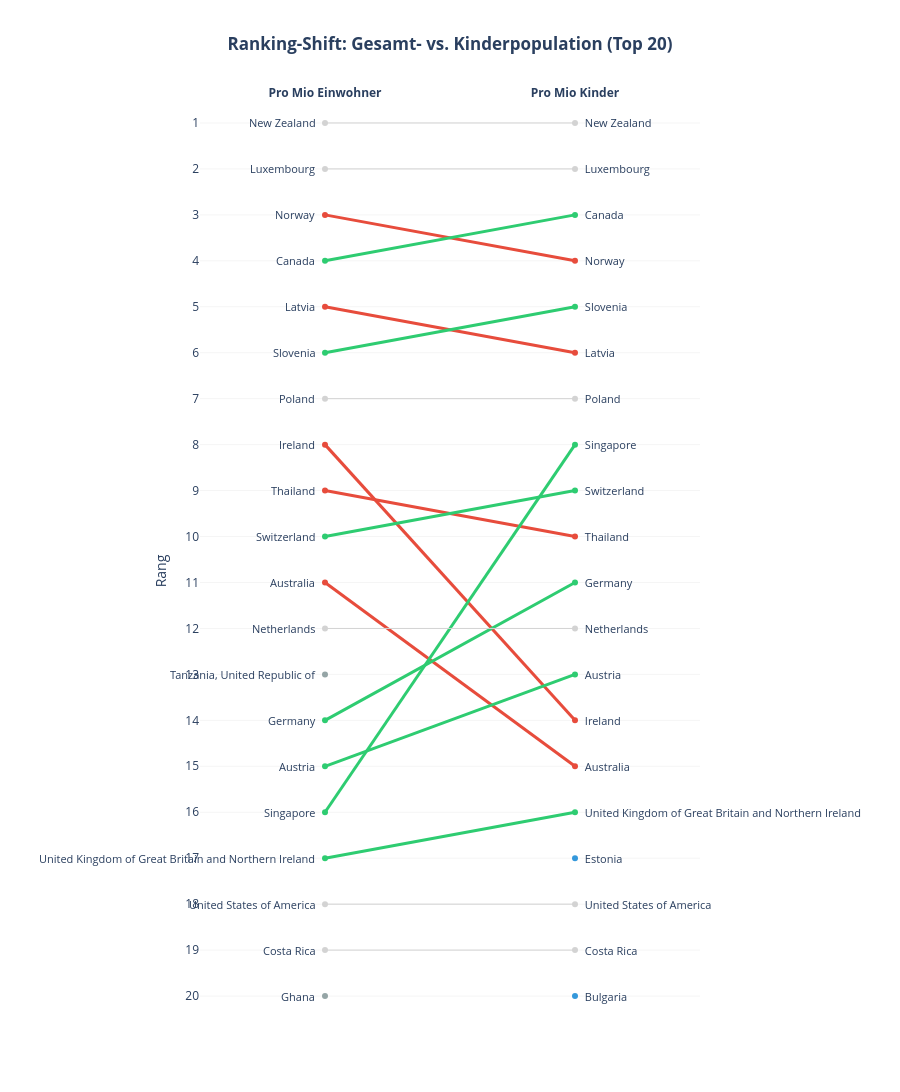

This figure's notebook cell:
### Code cell
import plotly.graph_objects as go

# 1. Sicherstellen, dass die Dataframes sauber sortiert sind und der Index 0 bis 19 ist
top_n = 20
df_pop = top_10_df.sort_values('Count_Per_Mil', ascending=False).head(top_n).reset_index(drop=True)
df_child = top_10_ch_df.sort_values('Count_Per_Mil_Children', ascending=False).head(top_n).reset_index(drop=True)

# Alle Länder sammeln, die in einer der beiden Listen vorkommen
all_countries = set(df_pop['Country_Clean']).union(set(df_child['Country_Clean']))

fig = go.Figure()

for country in all_countries:
    # Position in der Pop-Liste finden
    pos1_search = df_pop.index[df_pop['Country_Clean'] == country].tolist()
    # Position in der Kinder-Liste finden
    pos2_search = df_child.index[df_child['Country_Clean'] == country].tolist()
    
    # Rang ist Index + 1
    y1 = pos1_search[0] + 1 if pos1_search else None
    y2 = pos2_search[0] + 1 if pos2_search else None

    # Farbe und Stil bestimmen
    color = "lightgray"
    width = 1
    if y1 and y2:
        if y2 < y1: color = "#2ecc71"; width = 3   # Grün: Aufgestiegen (kleinerer Rang-Wert)
        elif y2 > y1: color = "#e74c3c"; width = 3 # Rot: Abgestiegen
    elif not y1: color = "#3498db"; width = 2     # Blau: Neu in Kinder-Top-20
    else: color = "#95a5a6"; width = 1            # Grau: Rausgefallen aus Kinder-Top-20

    # Die Linie zeichnen
    fig.add_trace(go.Scatter(
        x=[0, 1], y=[y1, y2],
        mode='lines+markers',
        line=dict(color=color, width=width),
        hoverinfo='text',
        text=f"<b>{country}</b><br>Rang Pop: {y1 if y1 else 'N/A'}<br>Rang Kinder: {y2 if y2 else 'N/A'}",
        showlegend=False,
        connectgaps=False # Wichtig: keine Linien ins Leere ziehen
    ))

    # Namen links (Ranking nach Gesamtbevölkerung)
    if y1:
        fig.add_annotation(x=-0.02, y=y1, text=f"{country} ", showarrow=False, xanchor="right", font=dict(size=11))
    # Namen rechts (Ranking nach Kindern)
    if y2:
        fig.add_annotation(x=1.02, y=y2, text=f" {country}", showarrow=False, xanchor="left", font=dict(size=11))

# 2. Layout-Einstellungen für maximale vertikale Streckung
fig.update_layout(
    title=dict(text=f"<b>Ranking-Shift: Gesamt- vs. Kinderpopulation (Top {top_n})</b>", x=0.5),
    height=1200, # <--- Extra hoch, damit sich nichts überlagert
    width=900,
    xaxis=dict(
        tickvals=[0, 1],
        ticktext=['<b>Pro Mio Einwohner</b>', '<b>Pro Mio Kinder</b>'],
        range=[-0.5, 1.5],
        showgrid=False,
        zeroline=False,
        side='top' # Achsenbeschriftung oben ist bei Slope-Graphs oft schöner
    ),
    yaxis=dict(
        range=[top_n + 1, 0.5], # Rang 1 ganz oben, Rang 20 unten
        tickvals=list(range(1, top_n + 1)),
        showgrid=True,
        gridcolor='whitesmoke',
        zeroline=False,
        title="Rang"
    ),
    plot_bgcolor='white',
    margin=dict(l=200, r=200, t=100, b=50)
)

fig.show()

### Figure 1 — Plotly figure (JSON) as saved in the notebook; plotly's stock layout.template omitted (floating-point values rounded to 4 significant figures)
{"data": [{"connectgaps": false, "hoverinfo": "text", "line": {"color": "lightgray", "width": 1}, "mode": "lines+markers", "showlegend": false, "text": "<b>Luxembourg</b><br>Rang Pop: 2<br>Rang Kinder: 2", "type": "scatter", "x": [0, 1], "y": [2, 2]}, {"connectgaps": false, "hoverinfo": "text", "line": {"color": "#e74c3c", "width": 3}, "mode": "lines+markers", "showlegend": false, "text": "<b>Ireland</b><br>Rang Pop: 8<br>Rang Kinder: 14", "type": "scatter", "x": [0, 1], "y": [8, 14]}, {"connectgaps": false, "hoverinfo": "text", "line": {"color": "#2ecc71", "width": 3}, "mode": "lines+markers", "showlegend": false, "text": "<b>United Kingdom of Great Britain and Northern Ireland</b><br>Rang Pop: 17<br>Rang Kinder: 16", "type": "scatter", "x": [0, 1], "y": [17, 16]}, {"connectgaps": false, "hoverinfo": "text", "line": {"color": "#e74c3c", "width": 3}, "mode": "lines+markers", "showlegend": false, "text": "<b>Australia</b><br>Rang Pop: 11<br>Rang Kinder: 15", "type": "scatter", "x": [0, 1], "y": [11, 15]}, {"connectgaps": false, "hoverinfo": "text", "line": {"color": "#3498db", "width": 2}, "mode": "lines+markers", "showlegend": false, "text": "<b>Estonia</b><br>Rang Pop: N/A<br>Rang Kinder: 17", "type": "scatter", "x": [0, 1], "y": [null, 17]}, {"connectgaps": false, "hoverinfo": "text", "line": {"color": "#95a5a6", "width": 1}, "mode": "lines+markers", "showlegend": false, "text": "<b>Tanzania, United Republic of</b><br>Rang Pop: 13<br>Rang Kinder: N/A", "type": "scatter", "x": [0, 1], "y": [13, null]}, {"connectgaps": false, "hoverinfo": "text", "line": {"color": "#2ecc71", "width": 3}, "mode": "lines+markers", "showlegend": false, "text": "<b>Germany</b><br>Rang Pop: 14<br>Rang Kinder: 11", "type": "scatter", "x": [0, 1], "y": [14, 11]}, {"connectgaps": false, "hoverinfo": "text", "line": {"color": "#e74c3c", "width": 3}, "mode": "lines+markers", "showlegend": false, "text": "<b>Thailand</b><br>Rang Pop: 9<br>Rang Kinder: 10", "type": "scatter", "x": [0, 1], "y": [9, 10]}, {"connectgaps": false, "hoverinfo": "text", "line": {"color": "lightgray", "width": 1}, "mode": "lines+markers", "showlegend": false, "text": "<b>Costa Rica</b><br>Rang Pop: 19<br>Rang Kinder: 19", "type": "scatter", "x": [0, 1], "y": [19, 19]}, {"connectgaps": false, "hoverinfo": "text", "line": {"color": "#e74c3c", "width": 3}, "mode": "lines+markers", "showlegend": false, "text": "<b>Latvia</b><br>Rang Pop: 5<br>Rang Kinder: 6", "type": "scatter", "x": [0, 1], "y": [5, 6]}, {"connectgaps": false, "hoverinfo": "text", "line": {"color": "#2ecc71", "width": 3}, "mode": "lines+markers", "showlegend": false, "text": "<b>Austria</b><br>Rang Pop: 15<br>Rang Kinder: 13", "type": "scatter", "x": [0, 1], "y": [15, 13]}, {"connectgaps": false, "hoverinfo": "text", "line": {"color": "lightgray", "width": 1}, "mode": "lines+markers", "showlegend": false, "text": "<b>United States of America</b><br>Rang Pop: 18<br>Rang Kinder: 18", "type": "scatter", "x": [0, 1], "y": [18, 18]}, {"connectgaps": false, "hoverinfo": "text", "line": {"color": "#2ecc71", "width": 3}, "mode": "lines+markers", "showlegend": false, "text": "<b>Singapore</b><br>Rang Pop: 16<br>Rang Kinder: 8", "type": "scatter", "x": [0, 1], "y": [16, 8]}, {"connectgaps": false, "hoverinfo": "text", "line": {"color": "lightgray", "width": 1}, "mode": "lines+markers", "showlegend": false, "text": "<b>New Zealand</b><br>Rang Pop: 1<br>Rang Kinder: 1", "type": "scatter", "x": [0, 1], "y": [1, 1]}, {"connectgaps": false, "hoverinfo": "text", "line": {"color": "#2ecc71", "width": 3}, "mode": "lines+markers", "showlegend": false, "text": "<b>Switzerland</b><br>Rang Pop: 10<br>Rang Kinder: 9", "type": "scatter", "x": [0, 1], "y": [10, 9]}, {"connectgaps": false, "hoverinfo": "text", "line": {"color": "#95a5a6", "width": 1}, "mode": "lines+markers", "showlegend": false, "text": "<b>Ghana</b><br>Rang Pop: 20<br>Rang Kinder: N/A", "type": "scatter", "x": [0, 1], "y": [20, null]}, {"connectgaps": false, "hoverinfo": "text", "line": {"color": "lightgray", "width": 1}, "mode": "lines+markers", "showlegend": false, "text": "<b>Netherlands</b><br>Rang Pop: 12<br>Rang Kinder: 12", "type": "scatter", "x": [0, 1], "y": [12, 12]}, {"connectgaps": false, "hoverinfo": "text", "line": {"color": "#2ecc71", "width": 3}, "mode": "lines+markers", "showlegend": false, "text": "<b>Slovenia</b><br>Rang Pop: 6<br>Rang Kinder: 5", "type": "scatter", "x": [0, 1], "y": [6, 5]}, {"connectgaps": false, "hoverinfo": "text", "line": {"color": "#e74c3c", "width": 3}, "mode": "lines+markers", "showlegend": false, "text": "<b>Norway</b><br>Rang Pop: 3<br>Rang Kinder: 4", "type": "scatter", "x": [0, 1], "y": [3, 4]}, {"connectgaps": false, "hoverinfo": "text", "line": {"color": "#2ecc71", "width": 3}, "mode": "lines+markers", "showlegend": false, "text": "<b>Canada</b><br>Rang Pop: 4<br>Rang Kinder: 3", "type": "scatter", "x": [0, 1], "y": [4, 3]}, {"connectgaps": false, "hoverinfo": "text", "line": {"color": "lightgray", "width": 1}, "mode": "lines+markers", "showlegend": false, "text": "<b>Poland</b><br>Rang Pop: 7<br>Rang Kinder: 7", "type": "scatter", "x": [0, 1], "y": [7, 7]}, {"connectgaps": false, "hoverinfo": "text", "line": {"color": "#3498db", "width": 2}, "mode": "lines+markers", "showlegend": false, "text": "<b>Bulgaria</b><br>Rang Pop: N/A<br>Rang Kinder: 20", "type": "scatter", "x": [0, 1], "y": [null, 20]}], "layout": {"annotations": [{"font": {"size": 11}, "showarrow": false, "text": "Luxembourg ", "x": -0.02, "xanchor": "right", "y": 2}, {"font": {"size": 11}, "showarrow": false, "text": " Luxembourg", "x": 1.02, "xanchor": "left", "y": 2}, {"font": {"size": 11}, "showarrow": false, "text": "Ireland ", "x": -0.02, "xanchor": "right", "y": 8}, {"font": {"size": 11}, "showarrow": false, "text": " Ireland", "x": 1.02, "xanchor": "left", "y": 14}, {"font": {"size": 11}, "showarrow": false, "text": "United Kingdom of Great Britain and Northern Ireland ", "x": -0.02, "xanchor": "right", "y": 17}, {"font": {"size": 11}, "showarrow": false, "text": " United Kingdom of Great Britain and Northern Ireland", "x": 1.02, "xanchor": "left", "y": 16}, {"font": {"size": 11}, "showarrow": false, "text": "Australia ", "x": -0.02, "xanchor": "right", "y": 11}, {"font": {"size": 11}, "showarrow": false, "text": " Australia", "x": 1.02, "xanchor": "left", "y": 15}, {"font": {"size": 11}, "showarrow": false, "text": " Estonia", "x": 1.02, "xanchor": "left", "y": 17}, {"font": {"size": 11}, "showarrow": false, "text": "Tanzania, United Republic of ", "x": -0.02, "xanchor": "right", "y": 13}, {"font": {"size": 11}, "showarrow": false, "text": "Germany ", "x": -0.02, "xanchor": "right", "y": 14}, {"font": {"size": 11}, "showarrow": false, "text": " Germany", "x": 1.02, "xanchor": "left", "y": 11}, {"font": {"size": 11}, "showarrow": false, "text": "Thailand ", "x": -0.02, "xanchor": "right", "y": 9}, {"font": {"size": 11}, "showarrow": false, "text": " Thailand", "x": 1.02, "xanchor": "left", "y": 10}, {"font": {"size": 11}, "showarrow": false, "text": "Costa Rica ", "x": -0.02, "xanchor": "right", "y": 19}, {"font": {"size": 11}, "showarrow": false, "text": " Costa Rica", "x": 1.02, "xanchor": "left", "y": 19}, {"font": {"size": 11}, "showarrow": false, "text": "Latvia ", "x": -0.02, "xanchor": "right", "y": 5}, {"font": {"size": 11}, "showarrow": false, "text": " Latvia", "x": 1.02, "xanchor": "left", "y": 6}, {"font": {"size": 11}, "showarrow": false, "text": "Austria ", "x": -0.02, "xanchor": "right", "y": 15}, {"font": {"size": 11}, "showarrow": false, "text": " Austria", "x": 1.02, "xanchor": "left", "y": 13}, {"font": {"size": 11}, "showarrow": false, "text": "United States of America ", "x": -0.02, "xanchor": "right", "y": 18}, {"font": {"size": 11}, "showarrow": false, "text": " United States of America", "x": 1.02, "xanchor": "left", "y": 18}, {"font": {"size": 11}, "showarrow": false, "text": "Singapore ", "x": -0.02, "xanchor": "right", "y": 16}, {"font": {"size": 11}, "showarrow": false, "text": " Singapore", "x": 1.02, "xanchor": "left", "y": 8}, {"font": {"size": 11}, "showarrow": false, "text": "New Zealand ", "x": -0.02, "xanchor": "right", "y": 1}, {"font": {"size": 11}, "showarrow": false, "text": " New Zealand", "x": 1.02, "xanchor": "left", "y": 1}, {"font": {"size": 11}, "showarrow": false, "text": "Switzerland ", "x": -0.02, "xanchor": "right", "y": 10}, {"font": {"size": 11}, "showarrow": false, "text": " Switzerland", "x": 1.02, "xanchor": "left", "y": 9}, {"font": {"size": 11}, "showarrow": false, "text": "Ghana ", "x": -0.02, "xanchor": "right", "y": 20}, {"font": {"size": 11}, "showarrow": false, "text": "Netherlands ", "x": -0.02, "xanchor": "right", "y": 12}, {"font": {"size": 11}, "showarrow": false, "text": " Netherlands", "x": 1.02, "xanchor": "left", "y": 12}, {"font": {"size": 11}, "showarrow": false, "text": "Slovenia ", "x": -0.02, "xanchor": "right", "y": 6}, {"font": {"size": 11}, "showarrow": false, "text": " Slovenia", "x": 1.02, "xanchor": "left", "y": 5}, {"font": {"size": 11}, "showarrow": false, "text": "Norway ", "x": -0.02, "xanchor": "right", "y": 3}, {"font": {"size": 11}, "showarrow": false, "text": " Norway", "x": 1.02, "xanchor": "left", "y": 4}, {"font": {"size": 11}, "showarrow": false, "text": "Canada ", "x": -0.02, "xanchor": "right", "y": 4}, {"font": {"size": 11}, "showarrow": false, "text": " Canada", "x": 1.02, "xanchor": "left", "y": 3}, {"font": {"size": 11}, "showarrow": false, "text": "Poland ", "x": -0.02, "xanchor": "right", "y": 7}, {"font": {"size": 11}, "showarrow": false, "text": " Poland", "x": 1.02, "xanchor": "left", "y": 7}, {"font": {"size": 11}, "showarrow": false, "text": " Bulgaria", "x": 1.02, "xanchor": "left", "y": 20}], "height": 1200, "margin": {"b": 50, "l": 200, "r": 200, "t": 100}, "plot_bgcolor": "white", "title": {"text": "<b>Ranking-Shift: Gesamt- vs. Kinderpopulation (Top 20)</b>", "x": 0.5}, "width": 900, "xaxis": {"range": [-0.5, 1.5], "showgrid": false, "side": "top", "ticktext": ["<b>Pro Mio Einwohner</b>", "<b>Pro Mio Kinder</b>"], "tickvals": [0, 1], "zeroline": false}, "yaxis": {"gridcolor": "whitesmoke", "range": [21, 0.5], "showgrid": true, "tickvals": [1, 2, 3, 4, 5, 6, 7, 8, 9, 10, 11, 12, 13, 14, 15, 16, 17, 18, 19, 20], "title": {"text": "Rang"}, "zeroline": false}}}
